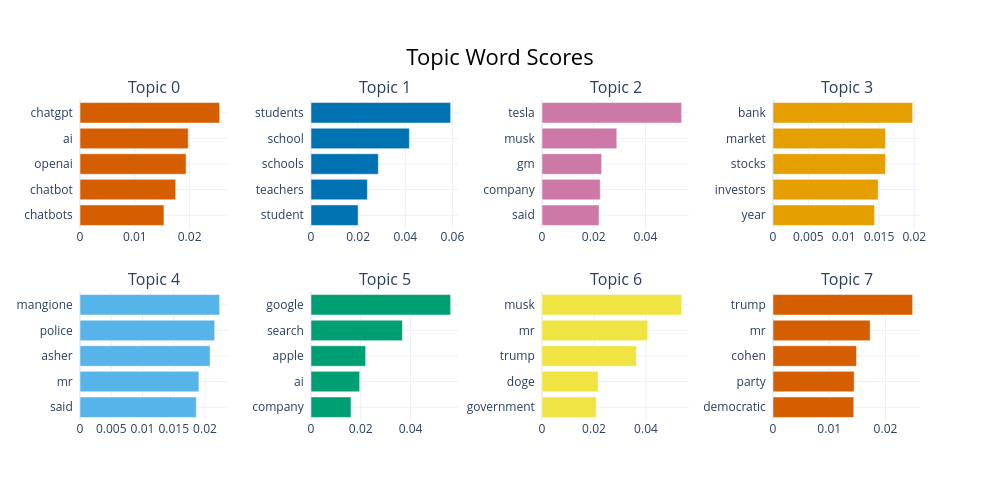

This figure's notebook cell:
### Code cell
topic_model.visualize_barchart()

### Figure 1 — Plotly figure (JSON) as saved in the notebook; plotly's stock layout.template omitted (floating-point values rounded to 4 significant figures)
{"data": [{"marker": {"color": "#D55E00"}, "orientation": "h", "type": "bar", "x": [0.01532, 0.01746, 0.01936, 0.01975, 0.02548], "xaxis": "x", "y": ["chatbots  ", "chatbot  ", "openai  ", "ai  ", "chatgpt  "], "yaxis": "y"}, {"marker": {"color": "#0072B2"}, "orientation": "h", "type": "bar", "x": [0.02, 0.02392, 0.02857, 0.04175, 0.05925], "xaxis": "x2", "y": ["student  ", "teachers  ", "schools  ", "school  ", "students  "], "yaxis": "y2"}, {"marker": {"color": "#CC79A7"}, "orientation": "h", "type": "bar", "x": [0.02206, 0.02253, 0.02307, 0.02892, 0.054], "xaxis": "x3", "y": ["said  ", "company  ", "gm  ", "musk  ", "tesla  "], "yaxis": "y3"}, {"marker": {"color": "#E69F00"}, "orientation": "h", "type": "bar", "x": [0.01438, 0.01489, 0.01591, 0.01591, 0.01977], "xaxis": "x4", "y": ["year  ", "investors  ", "stocks  ", "market  ", "bank  "], "yaxis": "y4"}, {"marker": {"color": "#56B4E9"}, "orientation": "h", "type": "bar", "x": [0.01861, 0.01902, 0.02082, 0.02155, 0.02234], "xaxis": "x5", "y": ["said  ", "mr  ", "asher  ", "police  ", "mangione  "], "yaxis": "y5"}, {"marker": {"color": "#009E73"}, "orientation": "h", "type": "bar", "x": [0.01607, 0.01956, 0.02196, 0.03674, 0.05613], "xaxis": "x6", "y": ["company  ", "ai  ", "apple  ", "search  ", "google  "], "yaxis": "y6"}, {"marker": {"color": "#F0E442"}, "orientation": "h", "type": "bar", "x": [0.02086, 0.02161, 0.03628, 0.04066, 0.05371], "xaxis": "x7", "y": ["government  ", "doge  ", "trump  ", "mr  ", "musk  "], "yaxis": "y7"}, {"marker": {"color": "#D55E00"}, "orientation": "h", "type": "bar", "x": [0.01436, 0.01443, 0.01485, 0.01727, 0.02483], "xaxis": "x8", "y": ["democratic  ", "party  ", "cohen  ", "mr  ", "trump  "], "yaxis": "y8"}], "layout": {"annotations": [{"font": {"size": 16}, "showarrow": false, "text": "Topic 0", "x": 0.0875, "xanchor": "center", "xref": "paper", "y": 1, "yanchor": "bottom", "yref": "paper"}, {"font": {"size": 16}, "showarrow": false, "text": "Topic 1", "x": 0.3625, "xanchor": "center", "xref": "paper", "y": 1, "yanchor": "bottom", "yref": "paper"}, {"font": {"size": 16}, "showarrow": false, "text": "Topic 2", "x": 0.6375, "xanchor": "center", "xref": "paper", "y": 1, "yanchor": "bottom", "yref": "paper"}, {"font": {"size": 16}, "showarrow": false, "text": "Topic 3", "x": 0.9125, "xanchor": "center", "xref": "paper", "y": 1, "yanchor": "bottom", "yref": "paper"}, {"font": {"size": 16}, "showarrow": false, "text": "Topic 4", "x": 0.0875, "xanchor": "center", "xref": "paper", "y": 0.4, "yanchor": "bottom", "yref": "paper"}, {"font": {"size": 16}, "showarrow": false, "text": "Topic 5", "x": 0.3625, "xanchor": "center", "xref": "paper", "y": 0.4, "yanchor": "bottom", "yref": "paper"}, {"font": {"size": 16}, "showarrow": false, "text": "Topic 6", "x": 0.6375, "xanchor": "center", "xref": "paper", "y": 0.4, "yanchor": "bottom", "yref": "paper"}, {"font": {"size": 16}, "showarrow": false, "text": "Topic 7", "x": 0.9125, "xanchor": "center", "xref": "paper", "y": 0.4, "yanchor": "bottom", "yref": "paper"}], "height": 500, "hoverlabel": {"bgcolor": "white", "font": {"family": "Rockwell", "size": 16}}, "showlegend": false, "title": {"font": {"color": "Black", "size": 22}, "text": "Topic Word Scores", "x": 0.5, "xanchor": "center", "yanchor": "top"}, "width": 1000, "xaxis": {"anchor": "y", "domain": [0, 0.175], "showgrid": true}, "xaxis2": {"anchor": "y2", "domain": [0.275, 0.45], "showgrid": true}, "xaxis3": {"anchor": "y3", "domain": [0.55, 0.725], "showgrid": true}, "xaxis4": {"anchor": "y4", "domain": [0.825, 1], "showgrid": true}, "xaxis5": {"anchor": "y5", "domain": [0, 0.175], "showgrid": true}, "xaxis6": {"anchor": "y6", "domain": [0.275, 0.45], "showgrid": true}, "xaxis7": {"anchor": "y7", "domain": [0.55, 0.725], "showgrid": true}, "xaxis8": {"anchor": "y8", "domain": [0.825, 1], "showgrid": true}, "yaxis": {"anchor": "x", "domain": [0.6, 1], "showgrid": true}, "yaxis2": {"anchor": "x2", "domain": [0.6, 1], "showgrid": true}, "yaxis3": {"anchor": "x3", "domain": [0.6, 1], "showgrid": true}, "yaxis4": {"anchor": "x4", "domain": [0.6, 1], "showgrid": true}, "yaxis5": {"anchor": "x5", "domain": [0, 0.4], "showgrid": true}, "yaxis6": {"anchor": "x6", "domain": [0, 0.4], "showgrid": true}, "yaxis7": {"anchor": "x7", "domain": [0, 0.4], "showgrid": true}, "yaxis8": {"anchor": "x8", "domain": [0, 0.4], "showgrid": true}}}
